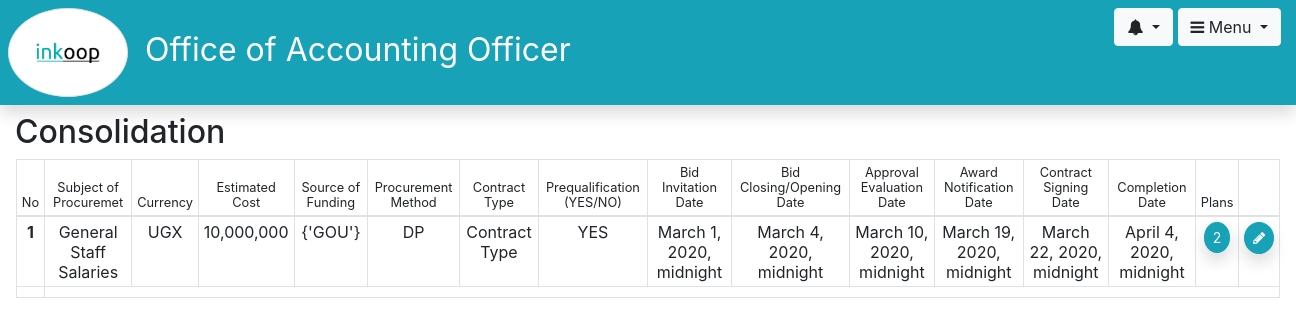
/plan-consolidation (signed in), run on an earlier commit of the app's database.
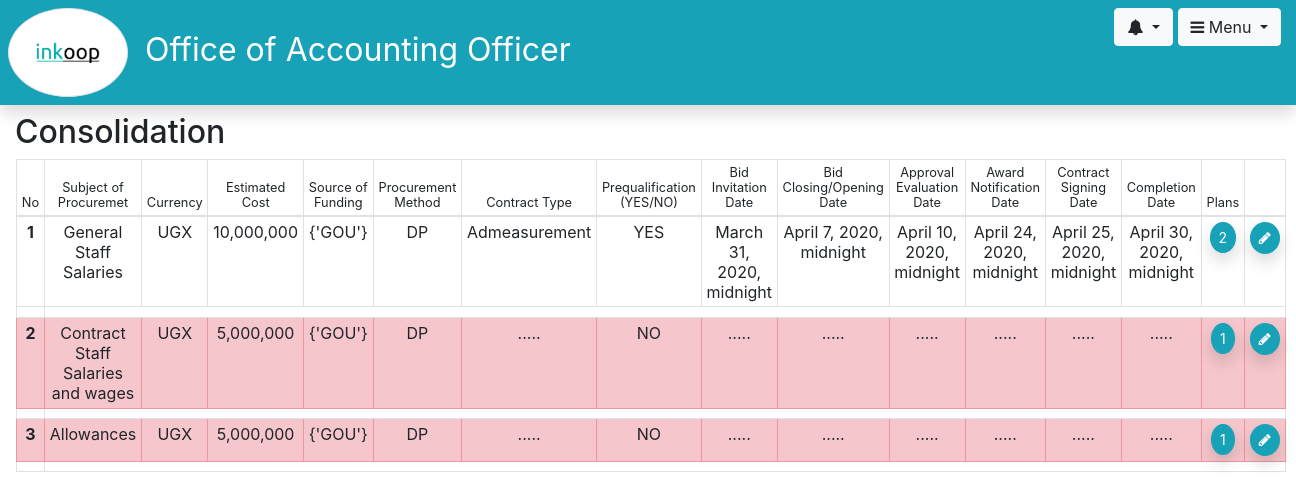
And on a later commit of the database.
### plan/models.py (models this page shows, shortened)
class ConsolidationGroup(models.Model):
    entity = models.ForeignKey(Entity, on_delete=models.CASCADE)
    expense = models.ForeignKey(Expense, on_delete=models.CASCADE)
    subject_of_procurement = models.CharField(max_length=128, null=True)
    source_of_funding = models.CharField(max_length=128, null=True)
    contract_type = models.CharField(max_length=64, null=True)
    prequalification = models.BooleanField(null=True)
    bid_invitation_date = models.DateTimeField(null=True)
    bid_opening_and_closing_date = models.DateTimeField(null=True)
    approval_of_bid_evaluation_date = models.DateTimeField(null=True)
    award_notification_date = models.DateTimeField(null=True)
    contract_signing_date = models.DateTimeField(null=True)
    contract_completion_date = models.DateTimeField(null=True)
    def plans(self):
        return Plan.objects.filter(consolidation_group=self)
    def total_estimated_cost(self):
        plans = self.plans()
        return sum([plan.estimated_cost for plan in plans])
    def method_of_procurement(self):
        plan_cost = self.total_estimated_cost()
        if plan_cost < 500000:
            return 'RFQ'
        elif plan_cost < 5000000:
            return 'Micro Procurement'
        elif plan_cost < 100000000:
            return 'DP'
        else:
            return 'Open Domestic Bidding'
    def isValid(self):
        if not (self.subject_of_procurement and self.contract_type and self.prequalification!=None):
            return False
        if self.bid_invitation_date and self.bid_opening_and_closing_date and self.approval_of_bid_evaluation_date and self.award_notification_date and self.contract_signing_date and self.contract_completion_date:
            if self.bid_invitation_date < self.bid_opening_and_closing_date < self.approval_of_bid_evaluation_date < self.award_notification_date < self.contract_signing_date < self.contract_completion_date:
                return True
            else:
                return False
        else:
            return False
        return True

class Plan(models.Model):
    user_department = models.ForeignKey(UserDepartment, on_delete=models.CASCADE)
    chart_of_account = models.ForeignKey(Expense, on_delete=models.CASCADE)
    subject_of_procurement = models.CharField(max_length=100)
    type_of_procurement = models.ForeignKey(ProcurementType, on_delete=models.CASCADE)
    quantity = models.IntegerField()
    unit_of_measure = models.CharField(max_length=100)
    estimated_cost = models.IntegerField()
    source_of_funding = models.CharField(max_length=100) # TODO => split to GOU and Project
    date_required_q1 = models.BooleanField()
    date_required_q2 = models.BooleanField()
    date_required_q3 = models.BooleanField()
    date_required_q4 = models.BooleanField()
    prepared = models.BooleanField(default=True)
    hod_approved = models.BooleanField(default=False)
    pdu_approved = models.BooleanField(default=False)
    reverted = models.BooleanField(default=False)
    consolidated = models.BooleanField(default=False)
    date_prepared = models.DateTimeField(null=True)
    date_hod_approved = models.DateTimeField(null=True)
    date_pdu_approved = models.DateTimeField(null=True)
    date_reverted = models.DateTimeField(null=True)
    date_consolidated = models.DateTimeField(null=True)
    consolidation_group = models.ForeignKey(ConsolidationGroup, on_delete=models.CASCADE, null=True)
    def status(self):
        if self.consolidated:
            return "CONSOLIDATED"
        elif self.reverted:
            return "REVERTED"
        elif self.pdu_approved:
            return "APPROVED (PDU)"
        elif self.hod_approved:
            return "APPROVED (HOD)"
        elif self.prepared:
            return "PREPARED"

### plan/views/views.py (the view)
# urls.py: path('plan-consolidation', views.plan_consolidation, name='plan_consolidation'),
@login_required
def plan_consolidation(request):
    user = get_user(request)
    entity = user.profile.member.user_department.sub_programme.programme.entity
    groups = ConsolidationGroup.objects.filter(entity=entity)
    context = {
        "groups" : groups
    }
    return render(request, "user_department/consolidation.html", context)

### plan/models.py (called while the page is built)
    def __str__(self):
        return self.name

    def __str__(self):
        return self.name

### plan/templatetags/procurement_tags.py (called while the page is built)
@register.filter(name="comma_separator")
def comma_separator(value):
	if isinstance(value, int):
		return f'{value:,}'
	return value

@register.filter(name="html_date")
def html_date(date):
	date = date.strftime("%Y-%m-%d")
	return date

@register.filter(name="consolidated_plan_cost")
def consolidated_plan_cost(plans):
	return sum([plan.estimated_cost for plan in plans])

@register.filter(name="consolidated_source_of_funding")
def consolidated_source_of_funding(plans):
	if len(plans):
		return set([plan.source_of_funding for plan in plans])
	return '....'

### plan/templates/user_department/consolidation.html (shortened to what this page needs)
{% extends 'user_department/logged-in-base.html' %}
{% load procurement_tags %}
{% block content %}
		<div class="container-fluid pt-2">
			<div class="row">
				<div class="col">
					<h2>Consolidation</h2>
				</div>
			</div>
			<div class="row px-3">
				<table class="table table-sm table-bordered">
					<thead>
						<tr class="text-center">
							<th><small>No</small></th>
							<th><small>Subject of Procuremet</small></th>
							<th><small>Currency</small></th>
							<th><small>Estimated Cost</small></th>
							<th><small>Source of Funding</small></th>
							<th><small>Procurement Method</small></th>
							<th><small>Contract Type</small></th>
							<th><small>Prequalification (YES/NO)</small></th>
							<th><small>Bid Invitation Date</small></th>
							<th><small>Bid Closing/Opening Date</small></th>
							<th><small>Approval Evaluation Date</small></th>
							<th><small>Award Notification Date</small></th>
							<th><small>Contract Signing Date</small></th>
							<th><small>Completion Date</small></th>
							<th><small>Plans</small></th>
							<th><small></small></th>
						</tr>
					</thead>
					<tbody>
						{% for group in groups %}
							{% with plans=group.plans %}
								{% if plans|length %}
									<tr class="text-center {% if not group.isValid %}table-danger{% endif %}">
										<th>{{ forloop.counter }}</th>
										<td>{{ group.subject_of_procurement }}</td>
										<td>UGX</td>
										<td>{{plans|consolidated_plan_cost|comma_separator}}</td>
										<td>{{plans|consolidated_source_of_funding}}</td>
										<td>{{group.method_of_procurement}}</td>
										<td>{% if group.contract_type %}{{group.contract_type}}{% else %}.....{% endif %}</td>
										<td>{% if group.prequalification %}YES{% else %}NO{% endif %}</td>
										<td>{% if group.bid_invitation_date %}{{group.bid_invitation_date}}{% else %}.....{% endif %}</td>
										<td>{% if group.bid_opening_and_closing_date %}{{group.bid_opening_and_closing_date}}{% else %}.....{% endif %}</td>
										<td>{% if group.approval_of_bid_evaluation_date %}{{group.approval_of_bid_evaluation_date}}{% else %}.....{% endif %}</td>
										<td>{% if group.award_notification_date %}{{group.award_notification_date}}{% else %}.....{% endif %}</td>
										<td>{% if group.contract_signing_date %}{{group.contract_signing_date}}{% else %}.....{% endif %}</td>
										<td>{% if group.contract_completion_date %}{{group.contract_completion_date}}{% else %}.....{% endif %}</td>
										<td>
											<button class="btn btn-info btn-sm shadow rounded-circle shadow" type="button" data-toggle="collapse" data-target="#consolidationGroup{{group.id}}" aria-expanded="false" aria-controls="consolidationGroup{{group.id}}">{{plans|length}}</button>
										</td>
										<td>
											<button class="btn p-2 btn-info btn-sm shadow rounded-circle shadow" data-toggle="modal" data-target="#consolidationGroupModal{{group.id}}"><span class="fa fa-pencil"></span></button>
										</td>
									</tr>
									<tr>
										<td></td>
										<td colspan="15">
										</td>
									</tr>
								{% endif %}
							{% endwith %}
						{% endfor %}
					</tbody>
				</table>
			</div>
{% endblock %}

What changed in the data, as far as the page shows it:
changed ConsolidationGroup "General Staff Salaries": contract_type "Contract Type" → "Admeasurement"; bid_invitation_date "March 1, 2020, midnight" → "March 31, 2020, midnight"; bid_opening_and_closing_date "March 4, 2020, midnight" → "April 7, 2020, midnight"; approval_of_bid_evaluation_date "March 10, 2020, midnight" → "April 10, 2020, midnight"; award_notification_date "March 19, 2020, midnight" → "April 24, 2020, midnight"; contract_signing_date "March 22, 2020, midnight" → "April 25, 2020, midnight"; contract_completion_date "April 4, 2020, midnight" → "April 30, 2020, midnight"
now on this page (row unchanged): ConsolidationGroup: subject_of_procurement "Contract Staff Salaries and wages", plans|consolidated_plan_cost "5,000,000", plans|consolidated_source_of_funding "{'GOU'}", method_of_procurement "DP", shows "NO", plans|length "1"
now on this page (row unchanged): ConsolidationGroup: subject_of_procurement "Allowances", plans|consolidated_plan_cost "5,000,000", plans|consolidated_source_of_funding "{'GOU'}", method_of_procurement "DP", shows "NO", plans|length "1"
